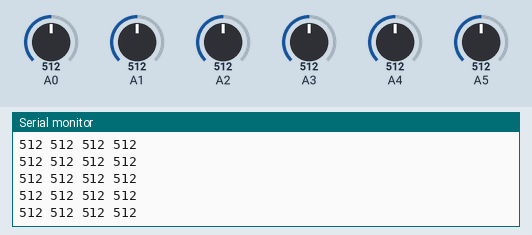
The sketch below on a simulated Arduino Uno, built with avr-gcc and run on an emulated ATmega328P. Parts: the last lines printed to the serial monitor. The inputs (shaded band) are chosen by the test bench; at power-on: A0 = 512, A1 = 512, A2 = 512, A3 = 512, A4 = 512, A5 = 512.

Above: at 1.2 s.
1.3 s: A0 set to 106
At 2.3 s:
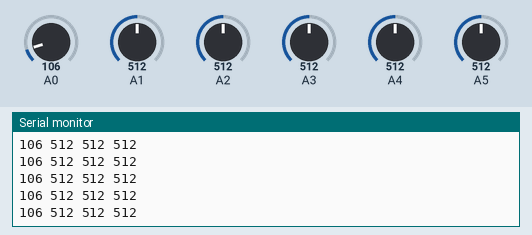
4.3 s: A0 set to 93
At 5.1 s:
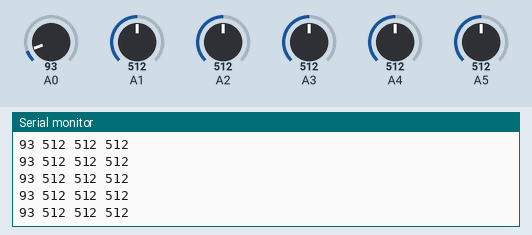
Timing chart, 0 to 7.3 s (numbered marks = the images above; inputs shaded):
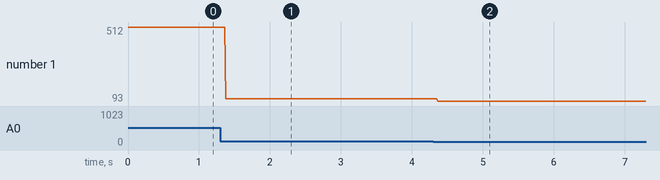

The sketch:

IR_Sensor.ino
```cpp
void setup() {
  Serial.begin(9600);
}

void loop() {
  int s1 = analogRead(A0);
  int s2 = analogRead(A1);
  int s3 = analogRead(A2);
  int s4 = analogRead(A3);
  int s5 = analogRead(A4);
  int s6 = analogRead(A5);
  Serial.print(s1);
  Serial.print(" ");
  Serial.print(s2);
  Serial.print(" ");
  Serial.print(s3);
  Serial.print(" ");
  Serial.println(s4);
//  Serial.print(" ");
//  Serial.print(s5);
//  Serial.print(" ");
//  Serial.println(s6);
}
```

Measured:
- after the input at 1.3 s, the serial monitor: prints a new line after 0.08 s (image 1)
- after the input at 4.3 s, the serial monitor: prints a new line after 0.07 s (image 2)
- plotted number 1: 512 → 106 after the input at 1.3 s, 106 → 93 after the input at 4.3 s
